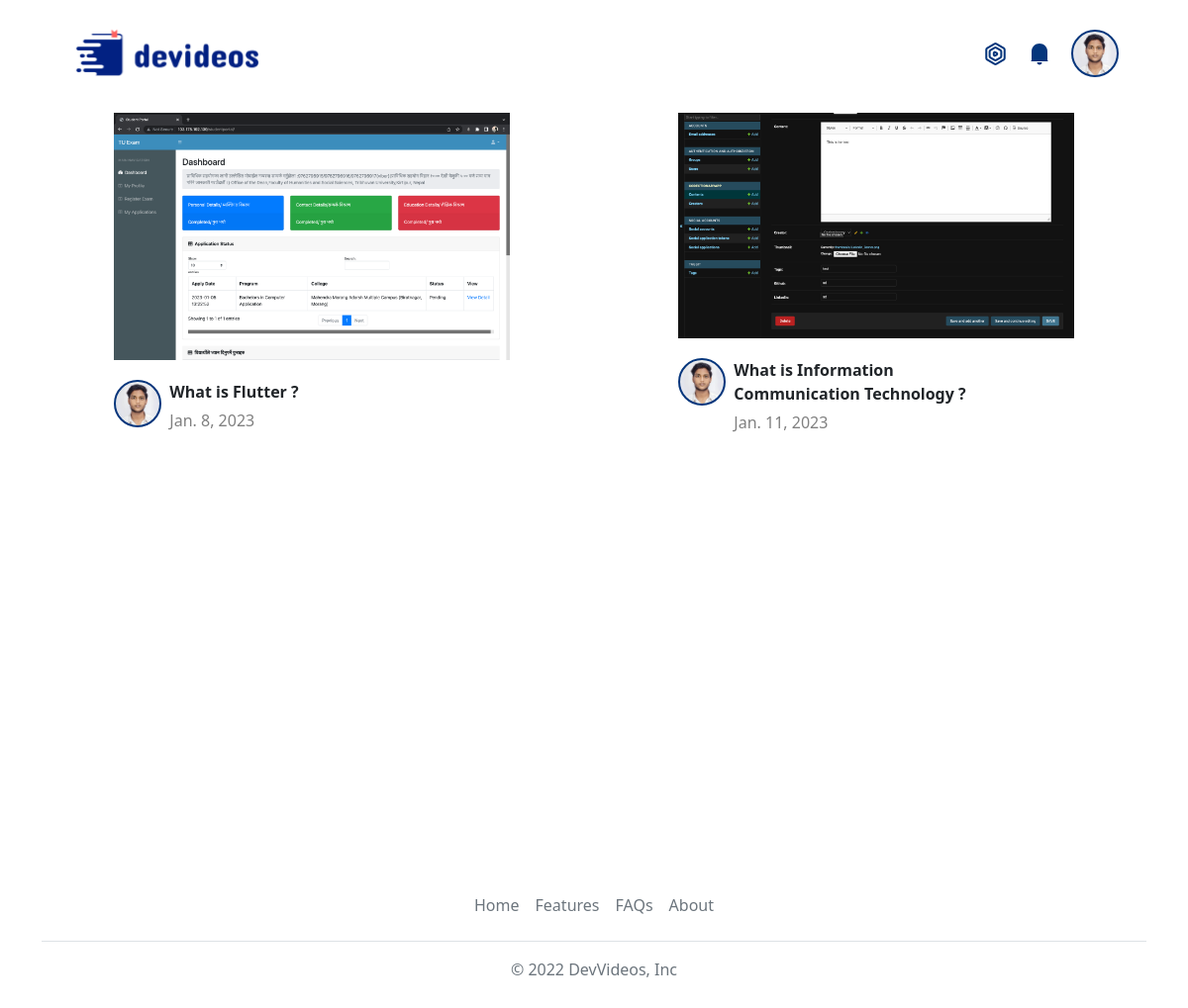
The page /saved (signed in) on the database its author committed.
### codectionaryapp/models.py (models this page shows, shortened)
class Creator(models.Model):
    email  = models.EmailField(unique=True);
    name  = models.CharField(max_length=100);
    channel_name  = models.CharField(max_length=100,unique=True);
    street_address  = models.CharField(max_length=100);
    country  = models.CharField(max_length=100);
    city  = models.CharField(max_length=100);
    zip_code  = models.IntegerField(default=00);
    date_of_birth  = models.DateField(auto_now=False, auto_now_add=False);
    channel_catagory  = models.CharField(max_length=100);
    channel_banner  = models.ImageField(upload_to='img/');
    channel_logo  = models.ImageField(upload_to='img/');
    about  = models.CharField(max_length=500);
    github  = models.CharField(max_length=500,default='')
    user = models.OneToOneField(User,on_delete= models.CASCADE, default='')
    date_joined = models.DateField(auto_now=True);

class Content(models.Model):
    id = models.IntegerField( unique=True, auto_created=True, editable=False, primary_key=True,)
    title =  models.CharField(max_length=55)
    desciption = models.CharField(max_length=200,  default='')
    video = models.FileField(upload_to='videos/', null=False)
    content = RichTextField()
    views = models.IntegerField(default=0,editable=False)
    rating  = models.FloatField(default=0,editable=False)
    likes = models.IntegerField(default=0,editable=False)
    creator = models.ForeignKey(Creator,on_delete= models.CASCADE,null=True)
    thumbnail = models.ImageField(upload_to='thumbnails/')
    date_uploaded = models.DateField(auto_now=True);
    tags = models.CharField(max_length=100,default='')
    github = models.CharField(max_length=500,default='')
    linkedin = models.CharField(max_length=500,default='')

### codectionaryapp/views.py (the view)
# urls.py: path('saved', views.saved, name='saved'),
@login_required(login_url='/login')
def saved(request):
    contents = []
    creator = None
    if request.user.is_authenticated:
        user = Creator.objects.filter(user=request.user)
        if user:
            creator = user[0]
    saved = Saves.objects.filter(user=request.user).all()
    for save in saved:
        contents.append(save.content)
    context = {'title': 'DeVideos - Explore Knowledge online',
               'contents': contents, 'creator_profile': creator}
    return render(request, 'savedVideos.html', context)

### templates/savedvideos.html (shortened to what this page needs)
{% extends 'skleton.html' %}
{% block body %}
    <section style="min-height: 100vh">
        <div class="container videos-lst">
            <div class="row">
                {% for content in contents %}
                    <div class="col">
                        <a href="/watch?content={{content.id}}">
                            <div class="videoCard">
                                <img src="/media/{{content.thumbnail}}" alt="" class="thumbnail">
                                <div class="video-about">
                                    <a href="/profile/{{content.creator.channel_name}}/">
                                        <div class="profile-photo img-fluid" id="{{content.id}}" style="background-image: url(/media/{{content.creator.channel_logo}})"></div>
                                    </a>
                                        <div class="vid-title">
                                            <b class="title-txt">{{content.title}}</b>
                                            <div class="rating">
                                              {{content.date_uploaded}}
                                            </div>
                                        </div>
                                    <img src="/static/img/option-icon.svg" class="gray-200">
                                </div>
                            </div>
                        </a>
                    </div>
                {% endfor %}
            </div>
          </div>
    </section>
{% endblock body %}

### templates/skleton.html (shortened to what this page needs)
{% load socialaccount %}
{% load static %}
<!DOCTYPE html>
<html>
  <head>
    <link rel="stylesheet" href="/static/css/footers.css" />
    <link href="https://cdn.jsdelivr.net/npm/bootstrap@5.1.3/dist/css/bootstrap.min.css" rel="stylesheet">
    <link rel="stylesheet" href="/static/css/navbar.css" />
    <link rel="stylesheet" href="/static/css/style.css">
</head>
  <body>
    <nav class="navbar navbar-light navigation">
      <div class="container-fluid">
        <a href="/"> <img src="/static/img/logo.svg" class="logo"></a>
        <div class="nav-footer">
          {% if request.user.is_authenticated %}
          <a href="/studio" class="a"><img src="/static/img/studio.svg" class="nav-foot"></a>
          <img src="/static/img/notification.svg" class="nav-foot">
          {% endif %}
          {% if request.user.is_authenticated %}
            {% if creator_profile %}
            <div class="nav-foot profile-photo" style="background-image:url('/media/{{creator_profile.channel_logo}}')" onclick="options()"></div>
            {% else %}
            <div class="nav-foot profile-photo" style="background-image:url('{{user.socialaccount_set.all.0.get_avatar_url}}')" onclick="options()"></div>
            {% endif %}
          {% else %}
            <a href="/login">
              <button class="login-btn">Join Us</button>
            </a>
          {% endif %}
        </div>
      </div>
    </nav>
    {% block body %}{% endblock body %}
    <div class="container">
        <footer class="py-3 my-4">
          <ul class="nav justify-content-center border-bottom pb-3 mb-3">
            <li class="nav-item"><a href="#" class="nav-link px-2 text-muted">Home</a></li>
            <li class="nav-item"><a href="#" class="nav-link px-2 text-muted">Features</a></li>
            <li class="nav-item"><a href="#" class="nav-link px-2 text-muted">FAQs</a></li>
            <li class="nav-item"><a href="#" class="nav-link px-2 text-muted">About</a></li>
          </ul>
          <p class="text-center text-muted">&copy; 2022 DevVideos, Inc</p>
        </footer>
      </div>
  </body>
</html>

### static/css/navbar.css (style rules this page uses)
.logo { width: 200px; margin: 20px 58px; }
.nav-foot { margin-left: 20px; }
.profile-photo { width: 48px; height: 48px; border-radius: 100px; border: 2px solid #05367C; background-image: url("/static/img/person.svg"); background-size: cover; background-position: center; cursor: pointer; }
.nav-footer { display:flex; margin-right: 58px; align-items: center; }
.navigation { position: fixed; top: 0px; background-color: white; width: 100%; z-index: 1; }

### static/css/style.css (style rules this page uses)
a { text-decoration: none; color: #000; transition: .5s; }
.a { width: auto; height: auto; }
.videoCard { width: 400px; margin: auto; margin-top: 35px; }
.video-about { display: flex; flex-direction: row; width: 100%; align-items: flex-start; margin-top: 20px; }
.vid-title { width: 280px; }
.thumbnail { width: 100%; }
.rating { display: flex; color: grey; margin-top: 5px; }
.videos-lst { margin-top: 55px; }

### templates/savedvideos.html (style rules this page uses)
a { display: inline-block; }

### rows shown on the page
Creator: channel_logo (picture)
Content: thumbnail (picture), creator.channel_logo (picture), title "What is Flutter ?", date_uploaded "Jan. 8, 2023"
Content: thumbnail (picture), creator.channel_logo (picture), title "What is Information Communication Technology ?", date_uploaded "Jan. 11, 2023"
